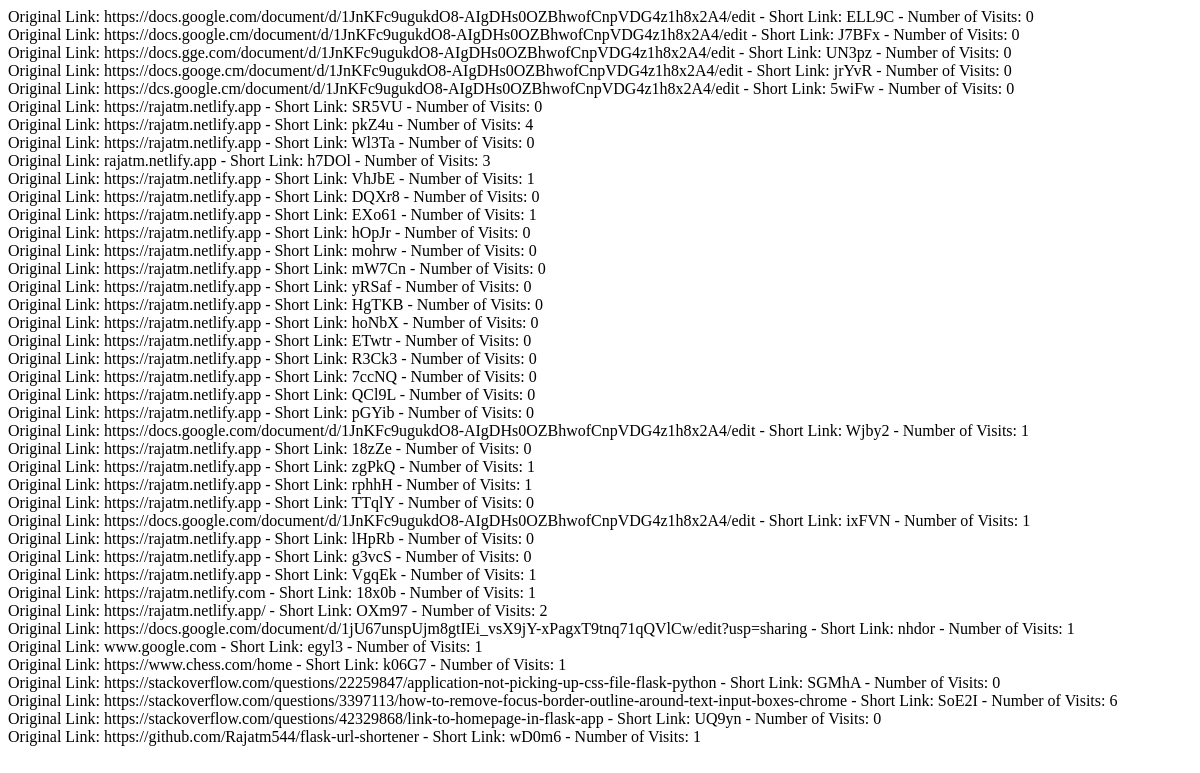
The page /visits on the database as committed earlier.
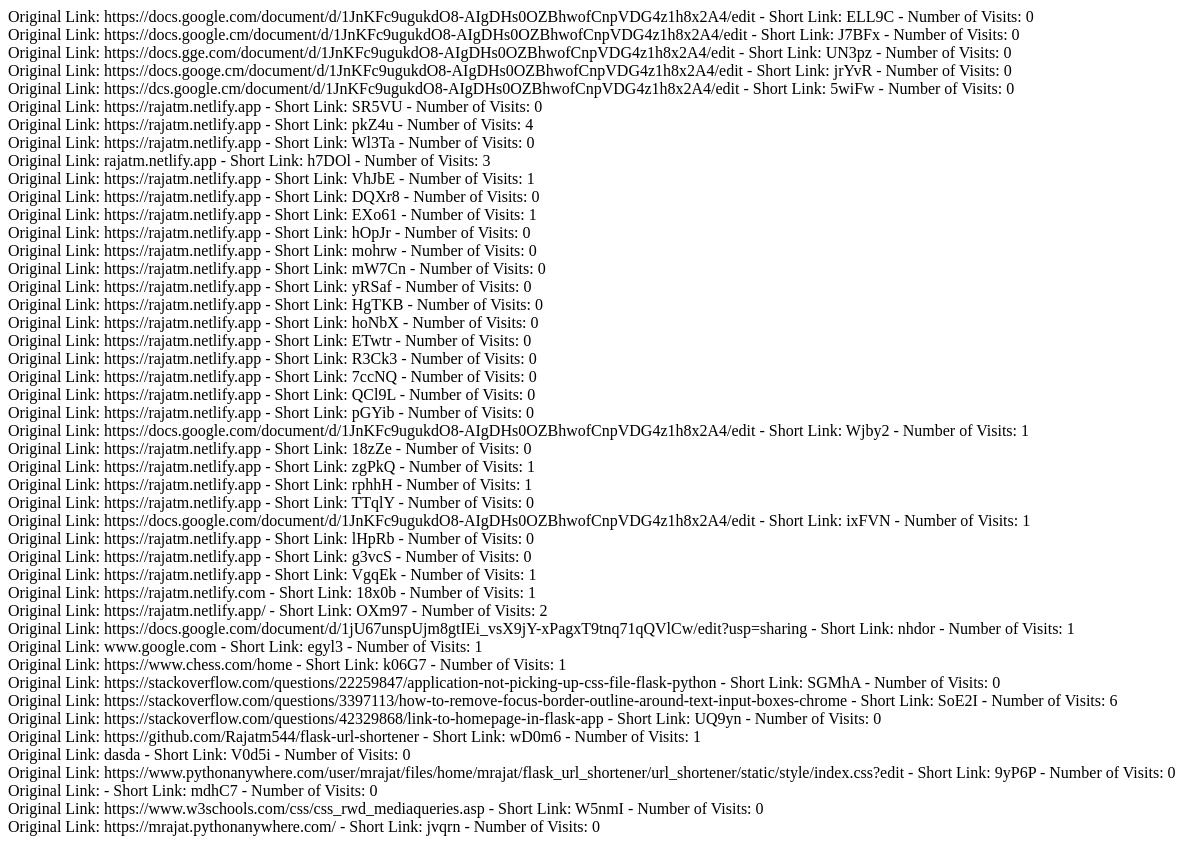
The same page on the database as committed later.
### models.py (models this page shows, shortened)
class Link(db.Model):
    id = db.Column(db.Integer, primary_key=True)
    original_url = db.Column(db.String(512))
    short_url = db.Column(db.String(5), unique=True)
    visits = db.Column(db.Integer, default=0)
    date_created = db.Column(db.DateTime, default=datetime.now)

### routes.py (the view)
@short.route("/visits")
def visits():
    links = Link.query.all()
    return render_template("visits.html", links=links)

### templates/visits.html
{% for link in links %} Original Link: {{ link.original_url }} - Short Link: {{
link.short_url }} - Number of Visits: {{ link.visits}} <br />
{% endfor %}

Rows that differ between the two databases and show on the page:
added Link: original_url "dasda", short_url "V0d5i", visits "0"
added Link: original_url "https://www.pythonanywhere.com/user/mrajat/files/home/mrajat/flask_url_shortener/url_shortener/static/style/index.css?edit", short_url "9yP6P", visits "0"
added Link: short_url "mdhC7", visits "0"
added Link: original_url "https://www.w3schools.com/css/css_rwd_mediaqueries.asp", short_url "W5nmI", visits "0"
added Link: original_url "https://mrajat.pythonanywhere.com/", short_url "jvqrn", visits "0"
